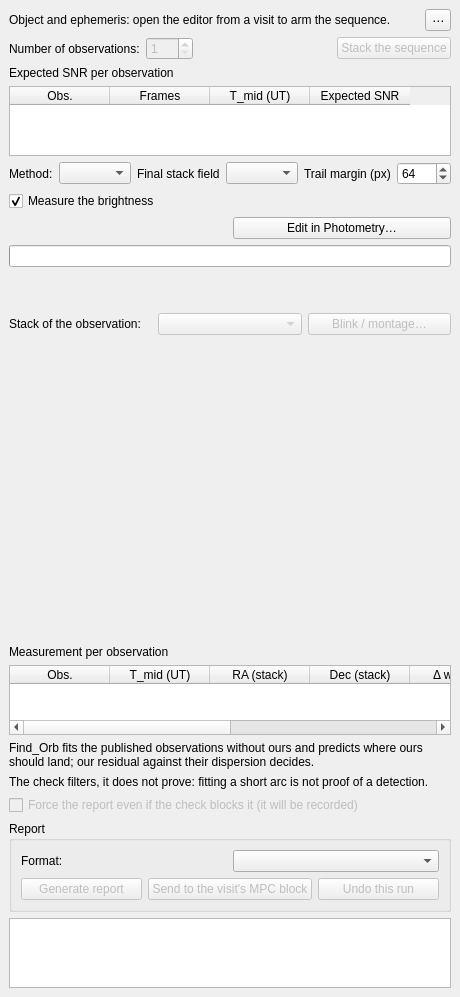
<?xml version="1.0" encoding="UTF-8"?>
<ui version="4.0">
 <class>UfeTrackStackTab</class>
 <widget class="QWidget" name="UfeTrackStackTab">
  <property name="geometry">
   <rect>
    <x>0</x>
    <y>0</y>
    <width>406</width>
    <height>700</height>
   </rect>
  </property>
  <layout class="QVBoxLayout" name="vbox_trackstack">
   <property name="leftMargin"><number>9</number></property>
   <property name="topMargin"><number>9</number></property>
   <property name="rightMargin"><number>9</number></property>
   <property name="bottomMargin"><number>9</number></property>
   <item>
    <layout class="QHBoxLayout" name="row_head">
     <item>
      <widget class="QLabel" name="lbl_object">
       <property name="text">
        <string>Object and ephemeris: open the editor from a visit to arm the sequence.</string>
       </property>
       <property name="toolTip">
        <string>The object comes from the project and the ephemeris from Horizons; both are read-only here (the sequence is tracked with the full ephemeris, not a linear rate)</string>
       </property>
       <property name="wordWrap"><bool>true</bool></property>
      </widget>
     </item>
     <item>
      <widget class="QToolButton" name="btn_more">
       <property name="text"><string>⋯</string></property>
       <property name="toolTip">
        <string>The occasional actions, so they do not eat the panel: the blink figure of the observations, and undoing this run</string>
       </property>
      </widget>
     </item>
    </layout>
   </item>
   <item>
    <layout class="QHBoxLayout" name="row_nobs">
     <item>
      <widget class="QLabel" name="lbl_nobs">
       <property name="text"><string>Number of observations:</string></property>
      </widget>
     </item>
     <item>
      <widget class="QSpinBox" name="spn_nobs">
       <property name="enabled"><bool>false</bool></property>
       <property name="minimum"><number>1</number></property>
       <property name="maximum"><number>999</number></property>
       <property name="toolTip">
        <string>How many observations the sequence is split into: contiguous groups of frames, each with its own middle-of-exposure instant. The SNR grows with the square root of the frames, so asking for more observations splits the signal: the table below shows it before you accept</string>
       </property>
      </widget>
     </item>
     <item>
      <widget class="QLabel" name="lbl_snr_line">
       <property name="text"><string/></property>
       <property name="toolTip">
        <string>The SNR each observation is expected to reach, from the frames it gets: the SNR grows with the square root of the frames, so asking for more observations splits the signal. The full table is below, in its own fold</string>
       </property>
      </widget>
     </item>
     <item>
      <spacer name="hsp_nobs">
       <property name="orientation"><enum>Qt::Horizontal</enum></property>
       <property name="sizeHint" stdset="0"><size><width>40</width><height>20</height></size></property>
      </spacer>
     </item>
     <item>
      <widget class="QPushButton" name="btn_stack">
       <property name="enabled"><bool>false</bool></property>
       <property name="text"><string>Stack the sequence</string></property>
       <property name="toolTip">
        <string>Run the whole pipeline: solve the reference, register the frames, stack, detect, sweep the velocity, stack each observation, measure and check. While it runs, this button is the Cancel</string>
       </property>
      </widget>
     </item>
    </layout>
   </item>
   <item>
    <widget class="QWidget" name="sec_snr_content" native="true">
     <layout class="QVBoxLayout" name="vbox_snr">
      <property name="leftMargin"><number>0</number></property>
      <property name="topMargin"><number>0</number></property>
      <property name="rightMargin"><number>0</number></property>
      <property name="bottomMargin"><number>0</number></property>
      <item>
       <widget class="QLabel" name="lbl_snr_title">
        <property name="text"><string>Expected SNR per observation</string></property>
        <property name="toolTip">
         <string>Estimated from the frames each group gets (the SNR grows with the square root of n). A group below the MPC submission floor (SNR 20 by default) will be left out of the report, with its reason</string>
        </property>
       </widget>
      </item>
      <item>
       <widget class="QTableWidget" name="tbl_snr">
        <property name="maximumSize"><size><width>16777215</width><height>120</height></size></property>
        <property name="toolTip">
         <string>One row per observation: its frames, its middle-of-exposure instant (UTC) and the SNR it is expected to reach</string>
        </property>
        <column><property name="text"><string>Obs.</string></property></column>
        <column><property name="text"><string>Frames</string></property></column>
        <column><property name="text"><string>T_mid (UT)</string></property></column>
        <column><property name="text"><string>Expected SNR</string></property></column>
       </widget>
      </item>
     </layout>
    </widget>
   </item>
   <item>
    <widget class="QWidget" name="sec_advanced_content" native="true">
     <layout class="QVBoxLayout" name="vbox_advanced">
      <property name="leftMargin"><number>0</number></property>
      <property name="topMargin"><number>0</number></property>
      <property name="rightMargin"><number>0</number></property>
      <property name="bottomMargin"><number>0</number></property>
      <item>
       <layout class="QHBoxLayout" name="row_method">
        <item>
         <widget class="QLabel" name="lbl_method">
          <property name="text"><string>Method:</string></property>
         </widget>
        </item>
        <item>
         <widget class="QComboBox" name="cmb_method">
          <property name="toolTip">
           <string>How the frames of each group are combined: sum and mean differ only in scale; the median rejects the star trails outright; sigma-clipped keeps almost all of the mean's SNR while rejecting the trails (the default)</string>
          </property>
         </widget>
        </item>
        <item>
         <widget class="QLabel" name="lbl_final_field"><property name="text"><string>Final stack field</string></property></widget>
        </item>
        <item>
         <widget class="QComboBox" name="cmb_final_size">
          <property name="toolTip">
           <string>How much sky the FINAL stack of each observation covers. The whole frame is what the eye wants (the field, with the comparison stars around); a smaller window is faster and lighter. The velocity sweep always works on the object's own trail cutout, whatever this says.</string>
          </property>
         </widget>
        </item>
        <item>
         <widget class="QLabel" name="lbl_margin"><property name="text"><string>Trail margin (px)</string></property></widget>
        </item>
        <item>
         <widget class="QSpinBox" name="spn_margin">
          <property name="minimum"><number>8</number></property>
          <property name="maximum"><number>1024</number></property>
          <property name="value"><number>64</number></property>
          <property name="toolTip">
           <string>Extra pixels around the object's own trail in the cutout the detection and the velocity sweep use. Bigger is safer and slower; the final stack does not use it.</string>
          </property>
         </widget>
        </item>
       </layout>
      </item>
      <item>
       <layout class="QHBoxLayout" name="row_brightness">
        <item>
         <widget class="QCheckBox" name="chk_brightness">
          <property name="checked"><bool>true</bool></property>
          <property name="text"><string>Measure the brightness</string></property>
          <property name="toolTip">
           <string>Measures each observation's magnitude: the object on its own stack, where its light is concentrated, and the comparison stars on small stacks of the same frames aligned on the stars, because on the object's stack they are streaks and a streak calibrates nothing. Without it the run reports positions only and says so</string>
          </property>
         </widget>
        </item>
        <item>
         <spacer name="hsp_brightness">
          <property name="orientation"><enum>Qt::Horizontal</enum></property>
          <property name="sizeHint" stdset="0"><size><width>40</width><height>20</height></size></property>
         </spacer>
        </item>
       </layout>
      </item>
      <item>
       <layout class="QHBoxLayout" name="row_recipe">
        <item>
         <widget class="QLabel" name="lbl_recipe">
          <property name="text"><string/></property>
          <property name="wordWrap"><bool>true</bool></property>
          <property name="toolTip">
           <string>The recipe the brightness is measured with, read live from the Photometry tab: the apertures, the sky method, the centroid and the colour term are edited there and nowhere else, so the app has one editor and the numbers cannot drift apart</string>
          </property>
         </widget>
        </item>
        <item>
         <widget class="QPushButton" name="btn_recipe">
          <property name="text"><string>Edit in Photometry…</string></property>
          <property name="toolTip">
           <string>Takes you to the Photometry tab, where the recipe lives. Come back and the line on the left shows what changed</string>
          </property>
         </widget>
        </item>
       </layout>
      </item>
     </layout>
    </widget>
   </item>
   <item>
    <widget class="QProgressBar" name="prg_stack">
     <property name="visible"><bool>false</bool></property>
    </widget>
   </item>
   <item>
    <widget class="QLabel" name="lbl_status">
     <property name="visible"><bool>false</bool></property>
     <property name="text"><string/></property>
     <property name="wordWrap"><bool>true</bool></property>
    </widget>
   </item>
   <item>
    <widget class="QLabel" name="lbl_notes">
     <property name="visible"><bool>false</bool></property>
     <property name="text"><string/></property>
     <property name="toolTip">
      <string>Warnings of the run: dithering, the composed WCS quality and the velocity sweep result</string>
     </property>
     <property name="wordWrap"><bool>true</bool></property>
    </widget>
   </item>
   <item>
    <layout class="QHBoxLayout" name="row_view">
     <item>
      <widget class="QLabel" name="lbl_view">
       <property name="text"><string>Stack of the observation:</string></property>
      </widget>
     </item>
     <item>
      <widget class="QComboBox" name="cmb_group">
       <property name="enabled"><bool>false</bool></property>
       <property name="toolTip">
        <string>Which observation's stack is shown below, with the measured position marked</string>
       </property>
      </widget>
     </item>
     <item>
      <widget class="QPushButton" name="btn_blink">
       <property name="enabled"><bool>false</bool></property>
       <property name="text"><string>Blink / montage…</string></property>
       <property name="toolTip">
        <string>Writes one figure with every observation's stack centred on the object, all with the SAME stretch: a GIF that blinks, or a still montage. Auto-stretching each panel separately would make a faint one look as bright as a real one</string>
       </property>
      </widget>
     </item>
    </layout>
   </item>
   <item>
    <widget class="QWidget" name="ph_thumbs" native="true">
     <property name="minimumSize"><size><width>0</width><height>86</height></size></property>
     <property name="toolTip">
      <string>Every observation's stack, centred on the object. Click one to bring it to the main view</string>
     </property>
    </widget>
   </item>
   <item>
    <widget class="QWidget" name="ph_stack_view" native="true">
     <property name="minimumSize"><size><width>0</width><height>220</height></size></property>
    </widget>
   </item>
   <item>
    <widget class="QLabel" name="lbl_points_title">
     <property name="text"><string>Measurement per observation</string></property>
     <property name="toolTip">
      <string>The position is measured twice with the same centroid recipe: on the stack and per frame. A disagreement beyond 0.5 arcsec or 3 sigma is flagged, never resolved silently</string>
     </property>
    </widget>
   </item>
   <item>
    <widget class="QTableWidget" name="tbl_points">
     <property name="maximumSize"><size><width>16777215</width><height>150</height></size></property>
     <column><property name="text"><string>Obs.</string></property></column>
     <column><property name="text"><string>T_mid (UT)</string></property></column>
     <column><property name="text"><string>RA (stack)</string></property></column>
     <column><property name="text"><string>Dec (stack)</string></property></column>
     <column><property name="text"><string>Δ ways (″)</string></property></column>
     <column><property name="text"><string>SNR</string></property></column>
     <column><property name="text"><string>Mag</string></property></column>
     <column><property name="text"><string>Warnings</string></property></column>
    </widget>
   </item>
   <item>
    <widget class="QWidget" name="sec_check_content" native="true">
     <layout class="QVBoxLayout" name="vbox_check">
      <property name="leftMargin"><number>0</number></property>
      <property name="topMargin"><number>0</number></property>
      <property name="rightMargin"><number>0</number></property>
      <property name="bottomMargin"><number>0</number></property>
      <item>
       <widget class="QLabel" name="lbl_check">
        <property name="text"><string>Find_Orb fits the published observations without ours and predicts where ours should land; our residual against their dispersion decides.</string></property>
        <property name="wordWrap"><bool>true</bool></property>
       </widget>
      </item>
      <item>
       <widget class="QLabel" name="lbl_check_hint">
        <property name="text"><string>The check filters, it does not prove: fitting a short arc is not proof of a detection.</string></property>
        <property name="wordWrap"><bool>true</bool></property>
       </widget>
      </item>
      <item>
       <widget class="QCheckBox" name="chk_force">
        <property name="enabled"><bool>false</bool></property>
        <property name="text"><string>Force the report even if the check blocks it (it will be recorded)</string></property>
        <property name="toolTip">
         <string>An outlier blocks the report by default; forcing it leaves the decision on record</string>
        </property>
       </widget>
      </item>
     </layout>
    </widget>
   </item>
   <item>
    <widget class="QGroupBox" name="grp_report">
     <property name="title"><string>Report</string></property>
     <layout class="QVBoxLayout" name="vbox_report">
      <item>
       <layout class="QHBoxLayout" name="row_format">
        <item>
         <widget class="QLabel" name="lbl_format">
          <property name="text"><string>Format:</string></property>
         </widget>
        </item>
        <item>
         <widget class="QComboBox" name="cmb_format">
          <property name="toolTip">
           <string>ADES PSV is the modern machine-readable format the MPC prefers; the 80-column format is the classic one, readable by every program</string>
          </property>
         </widget>
        </item>
       </layout>
      </item>
      <item>
       <layout class="QHBoxLayout" name="row_report">
        <item>
         <widget class="QPushButton" name="btn_report">
          <property name="enabled"><bool>false</bool></property>
          <property name="text"><string>Generate report</string></property>
          <property name="toolTip">
           <string>Generate the report with the middle-of-exposure instants, the propagated uncertainties and the magnitude only when there are comparison stars; every observation below the submission floor is left out with its reason</string>
          </property>
         </widget>
        </item>
        <item>
         <widget class="QPushButton" name="btn_send_mpc">
          <property name="enabled"><bool>false</bool></property>
          <property name="text"><string>Send to the visit's MPC block</string></property>
          <property name="toolTip">
           <string>Fill the visit's MPC paste box with the report; the validator there has the last word before saving</string>
          </property>
         </widget>
        </item>
        <item>
         <widget class="QPushButton" name="btn_undo">
          <property name="enabled"><bool>false</bool></property>
          <property name="text"><string>Undo this run</string></property>
          <property name="toolTip">
           <string>Remove this execution's observations from the project (the run stays, marked undone, for the audit trail); the other runs and the visit are untouched</string>
          </property>
         </widget>
        </item>
       </layout>
      </item>
     </layout>
    </widget>
   </item>
   <item>
    <widget class="QWidget" name="sec_report_content" native="true">
     <layout class="QVBoxLayout" name="vbox_report_text">
      <property name="leftMargin"><number>0</number></property>
      <property name="topMargin"><number>0</number></property>
      <property name="rightMargin"><number>0</number></property>
      <property name="bottomMargin"><number>0</number></property>
      <item>
       <widget class="QPlainTextEdit" name="txt_report">
        <property name="maximumSize"><size><width>16777215</width><height>110</height></size></property>
        <property name="readOnly"><bool>true</bool></property>
        <property name="font"><font><family>Monospace</family></font></property>
       </widget>
      </item>
     </layout>
    </widget>
   </item>
   <item>
    <spacer name="vspacer_trackstack">
     <property name="orientation"><enum>Qt::Vertical</enum></property>
     <property name="sizeHint" stdset="0"><size><width>20</width><height>10</height></size></property>
    </spacer>
   </item>
  </layout>
 </widget>
 <resources/>
 <connections/>
</ui>
